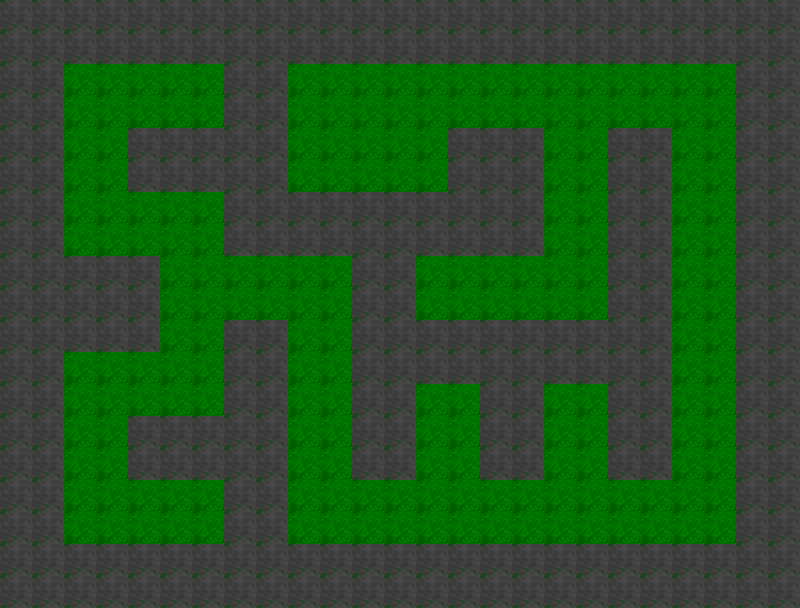

A 2D game scene composited from a Tiled map and its tileset images. What follows is a short description and the map's XML, with each tile layer's data collapsed to a summary:
An orthogonal 25x19 tile map with 32x32 px tiles, 2 tile layers (fundo, objetos).

<map version="1.0" orientation="orthogonal" width="25" height="19" tilewidth="32" tileheight="32">
 <tileset firstgid="1" name="tile" tilewidth="32" tileheight="32">
  <image source="../recursos/Tile/tile.png" width="64" height="32" />
 </tileset>
 <layer name="fundo" width="25" height="19">
  <data>[475 cells, 475 non-empty, 1 distinct tile ids]</data>
 </layer>
 <layer name="objetos" width="25" height="19">
  <properties>
   <property name="solido" value="true" />
  </properties>
  <data>[475 cells, 283 non-empty, 1 distinct tile ids]</data>
 </layer>
</map>